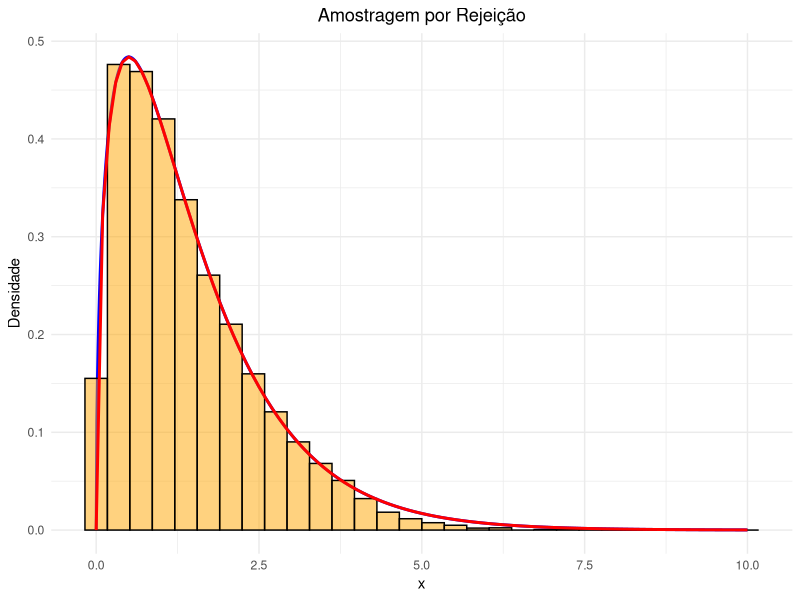

Reproduce this figure in R.
#pseudo_algoritmo:
#
#fazer uma função que simula um valor de X, usando a distribuição exponencial

# Função densidade alvo f(x), nesse caso é a f.d.p de gamma
library(ggplot2)
f <- function(x) {
  (1 / gamma(1.5)) * x ^ (0.5) * exp(-x)
}

# Função densidade proposta g(x) (distribuição exponencial)
g <- function(x) {
  lambda <- 3 / 2
  lambda * exp(-lambda * x)
}
razao <- function(x) {
  f(x) / g(x)
}

n_amostras <- 10000

# Constante c, o m
opt_result <- optimize(f = razao, interval = c(0, 10), maximum = TRUE)
c <- opt_result$maximum
# Amostragem por rejeição
amostragem_rejeicao <- function(f, c, n_amostras) {
  amostras <- numeric(0)
  while (length(amostras) < n_amostras) {
    # Gere Y ~ g(x) (uniforme entre 0 e 1)
    Y <- rexp(1, rate = 3 / 2)
    
    # Gere U ~ Uniforme(0, 1)
    U <- runif(1, 0, 1)
    
    # Verifica se aceitamos Y
    if (U <= f(Y) / (c * g(Y))) {
      amostras <- c(amostras, Y)
    }
  }
  return(amostras)
}
amostras <- amostragem_rejeicao(f, c, n_amostras)

x_vals <- seq(0, 10, length.out = 1000)
f_vals <- f(x_vals)
df <- data.frame(x = x_vals, y = f_vals)
# Gráfico com ggplot2
ggplot() +
  geom_line(data = df, aes(x = x, y = y), color = 'blue', size = 1, linetype = 'solid') +
  geom_histogram(aes(x = amostras, y = ..density..), bins = 30, fill = 'orange', alpha = 0.5, color = 'black') +
  ggtitle("Amostragem por Rejeição") +
  xlab("x") +
  ylab("Densidade") +
  theme_minimal() +
  theme(plot.title = element_text(hjust = 0.5)) +
  stat_function(fun = dgamma, args = list(shape = 3 / 2, rate = 1), color = "red", size = 1)
